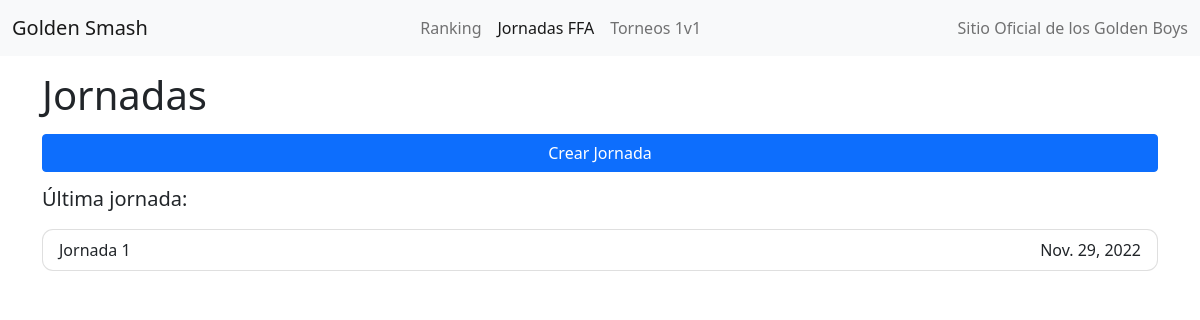
Before: /journeys/Eirron/ with the older database file.
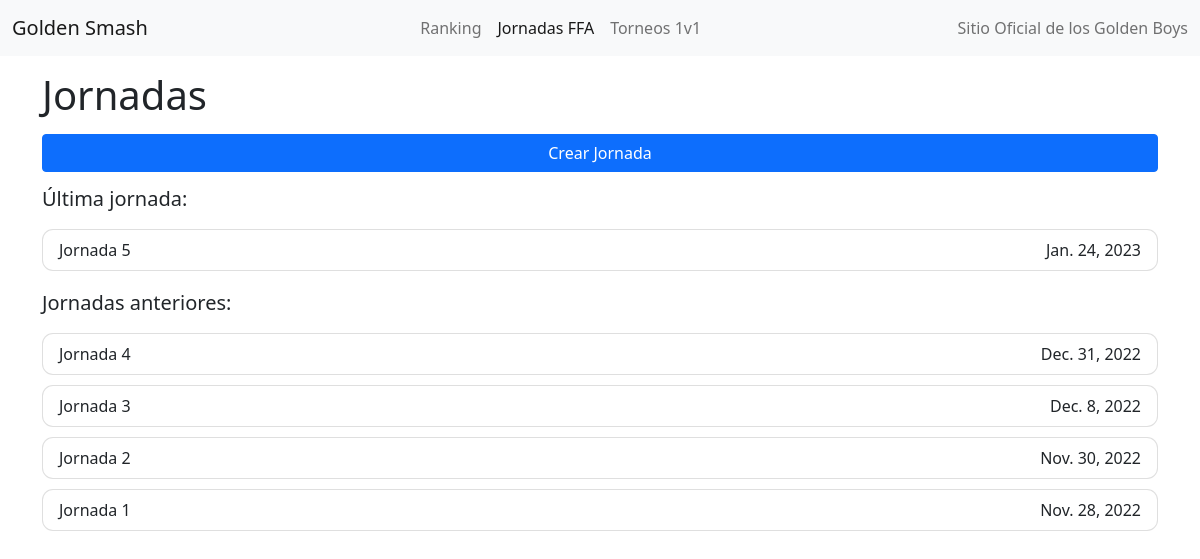
After: the same page with the newer database file.
### tournament/models.py (models this page shows, shortened)
class Journey(models.Model):
    date = models.DateField()
    number = models.IntegerField(default=0)
    isActive = models.BooleanField(default=True)
    JourneyType = models.CharField(max_length=50, blank=True, null=True, default="Journey")
    Round = models.IntegerField(default=1)

### tournament/views.py (the view)
    def wrapper_function(request, nickname):
        try:
            Player.objects.get(nickname=nickname)
            return route_function(request, nickname)
        except Player.DoesNotExist:
            return redirect('register')

### tournament/views.py (called while the page is built)
def protected_view(route_function):
    def wrapper_function(request, nickname):
        try:
            Player.objects.get(nickname=nickname)
            return route_function(request, nickname)
        except Player.DoesNotExist:
            return redirect('register')
    return wrapper_function

@protected_view
def journeys(request, nickname):
    journeyqueryset = Journey.objects.filter(JourneyType="Journey").order_by('-number') or []
    context = {
        "activeView":"journeys",
        "journeyqueryset": journeyqueryset,
        "nickname": nickname,
        }
    return render(request, 'journey.html', context)

### tournament/templates/journey.html (shortened to what this page needs)
    {% extends "navigation.html" %}
    {% block content %}
    {% load static %}
    <div class="container">
        <h1 style="margin-top: 15px;">Jornadas</h1>
        <div style="margin-top: 15px;">
            <button type="button" style="width: 100%;" class="btn btn-primary" data-bs-toggle="modal" data-bs-target="#exampleModalCenter">
                Crear Jornada
            </button>
        </div>
        <div style="margin-top: 15px;" class="classification">
            <ul class="list-group">
                {% for instance in journeyqueryset %}
                {% if forloop.counter == 1 %}
                    <h5>Última jornada:</h5>
                {% elif forloop.counter == 2 %}
                    <h5 style="margin-top: 20px;">Jornadas anteriores:</h5>
                {% endif %}
                <a style="color: black; text-decoration: none; margin-top: 10px;" href="/journey/{{nickname}}/{{instance.id}}">
                    <li class="list-group-item journey-list-element" style="border-radius:11px;">
                        <div class="row">
                            <div class="col">
                                Jornada {{ instance.number }}
                            </div>
                            <div class="col" style="
                            text-align: right;
                            font-weight: lighter;">
                                    {{instance.date}}
                            </div>
                        </div>
                    </li>
                </a>
                {% endfor %}
            </ul>
        </div>
    </div>
    {% endblock content %}

### tournament/templates/navigation.html (shortened to what this page needs)
<!DOCTYPE html>
<html lang="en">
  <head>
    <link href="https://cdn.jsdelivr.net/npm/bootstrap@5.0.2/dist/css/bootstrap.min.css" rel="stylesheet">
  </head>
  <body>
    <nav class="navbar navbar-expand-lg bg-light navbar-light">
      <div class="container-fluid">
        <a class="navbar-brand" href="/">Golden Smash</a>
        <div class="collapse navbar-collapse justify-content-center" id="navbarNav">
          <ul class="navbar-nav">
            <li class="nav-item"><a class="nav-link {% if activeView == 'summary' %} active {% endif %}" href="/summary/{{nickname}}">Ranking</a></li>
            <li class="nav-item"><a class="nav-link {% if activeView == 'journeys' %} active {% endif %}" href="/journeys/{{nickname}}">Jornadas FFA</a></li>
            <li class="nav-item"><a class="nav-link {% if activeView == 'tournament' %} active {% endif %}" href="/tournaments/{{nickname}}">Torneos 1v1 </a></a></li>
          </ul>
        </div>
        <span class="navbar-text"> Sitio Oficial de los Golden Boys </span>
      </div>
    </nav>
    {% block content %} {% endblock %}
  </body>
</html>

Changed rows visible on the page:
added Journey: shows "Última jornada:", number "5", date "Jan. 24, 2023"
added Journey: shows "Jornadas anteriores:", number "4", date "Dec. 31, 2022"
added Journey: number "3", date "Dec. 8, 2022"
added Journey: number "2", date "Nov. 30, 2022"
changed Journey: date "Nov. 29, 2022" → "Nov. 28, 2022"; no longer shows "Última jornada:"
